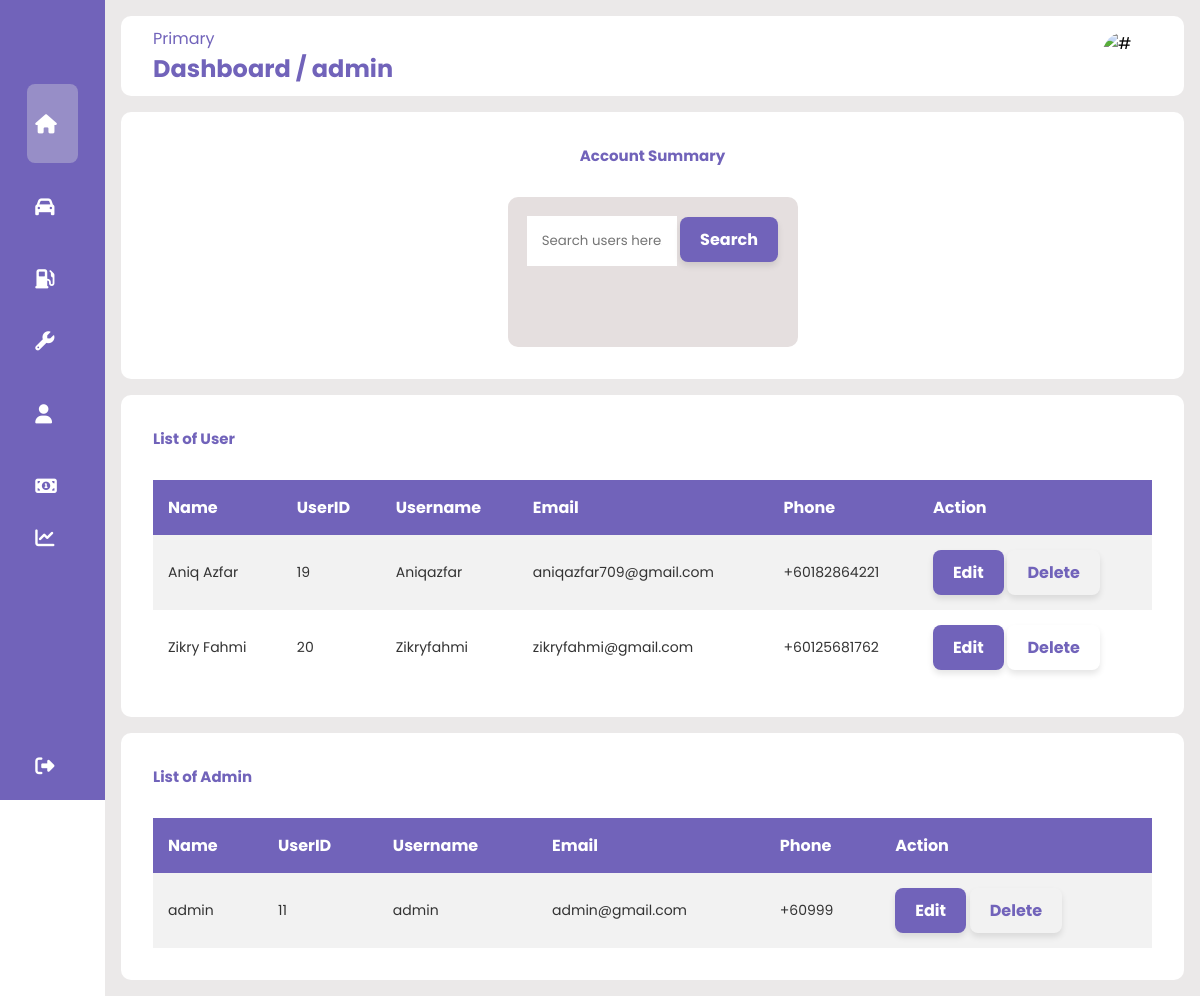
/admin.php (signed in), run on the app's committed database.
### tables this page shows
CREATE TABLE `user` (
  `UserID` int(10) NOT NULL,
  `Name` varchar(100) NOT NULL,
  `Username` varchar(30) NOT NULL,
  `Password` varchar(20) NOT NULL,
  `Email` varchar(50) NOT NULL,
  `Phone` int(11) NOT NULL,
  `usertype` varchar(10) NOT NULL
);

### admin.php (the view, shortened to what this page needs)
<?php
include 'connect.php';
$usernameee = $_SESSION['username'];
?>
<!DOCTYPE html>
<html lang="en">
<head>
    <link rel="stylesheet" href="CSSOnly/maintenancess2.css" />
    <link rel="stylesheet" href="https://cdnjs.cloudflare.com/ajax/libs/font-awesome/6.4.0/css/all.min.css">
</head>
<body>
    <div class="sidebar">
        <div class="logo"></div>
        <ul class="menu">
        <li class="active">
                <a href="admin.php">
                    <i class="fas fa-home"></i>
                </a>
            </li>
            <li class="">
                <a href="adminvehiclelist.php">
                    <i class="fas fas fa-car"></i>
                </a>
            </li>
            <li class="">
                <a href="adminfuelInfo.php">
                    <i class="fas fa-gas-pump"></i>
                </a>
            </li>
            <li class="">
                <a href="adminmaintenanceInfo.php">
                    <i class="fas fa-wrench"></i>
                </a>
            </li>
            <li class="">
                <a href="adminadduser.php">
                    <i class="fas fa-user"></i>
                </a>
            </li>
            <li class="">
                <a href="adminaddexpense.php">
                    <i class="fas fa-money-bill-alt"></i>
                </a>
            </li>
            <li class="">
                <a href="adminChart.php">
                    <i class="fas fa-chart-line"></i>
                </a>
            </li>
            <li class="logout">
                <a href="logout.php">
                    <i class="fas fa-sign-out-alt"></i>
                </a>
            </li>
        </ul>
    </div>
    <div class="main--content">
        <div class="header--wrapper">
            <div class="header--title">
                <span>Primary</span>
                <h2>Dashboard /
                <?php
                    echo htmlspecialchars($usernameee);
                ?>
                </h2>
            </div>
            <img src="assets/dProfileImage.jpg" alt="#">
        </div>
        <div class="card--container">
            <h2 class="main--title">Account Summary</h2>
            <div class="card--wrapper">
                <div class="payment--card">
                    <div class="card--header">
                        <div class="amount">
                            <span class="title">
                            <form method="POST" action="">
                        <input type="text" name="search" placeholder="Search users here..." style="width: 150px; padding: 15px;">
                        <input type="submit" value="Search" class="styled-button">
                    </form>
                            </span>
                        </div>
                    </div>
                </div>
            </div>
        </div>
                <div class="tabular--wrapper">
                    <h3 class="main--title2"> List of User</h3>
                    <div class="table-container">
                        <table>
                            <thead>
                                <tr>
                                    <th>Name</th>
                                    <th>UserID</th>
                                    <th>Username</th>
                                    <th>Email</th>
                                    <th>Phone</th>
                                    <th>Action</th>
                                </tr>
                            </thead>
                            <tbody>
                                <?php
                                $searchTerm = isset($_POST['search']) ? $_POST['search'] : '';
                                if (empty($searchTerm)) {
                                    $stmt = $conn->prepare("SELECT * FROM user WHERE usertype = 'user'");
                                } else {
                                    $stmt = $conn->prepare("SELECT * FROM user WHERE (Name LIKE ? OR Username LIKE ? OR Email LIKE ?) AND usertype = 'user'");
                                    $searchWildcard = "%$searchTerm%";
                                    $stmt->bind_param("sss", $searchWildcard, $searchWildcard, $searchWildcard);
                                }
                                $stmt->execute();
                                $userResult = $stmt->get_result();
                                if ($userResult && $userResult->num_rows > 0) {
                                    while ($row = $userResult->fetch_assoc()) {
                                        echo "<tr>
                                                <td>{$row['Name']}</td>
                                                <td>{$row['UserID']}</td>
                                                <td>{$row['Username']}</td>
                                                <td>{$row['Email']}</td>
                                                <td>+60{$row['Phone']}</td>
                                                <td>
                                                <a href='updateuserAdmin.php?updateID=" .$row['UserID']."' class='styled-button'>Edit</a>
                                                <button type='button' class='styled-button' onclick='confirmDelete(" . $row['UserID'] . ")'>Delete</button>
                                        </td>
                                              </tr>";
                                    }
                                } else {
                                    echo "<tr><td colspan='5'>No users found.</td></tr>";
                                }
                                ?>
                            </tbody>
                        </table>
                    </div>
                </div>
                <div class="tabular--wrapper">
    <h3 class="main--title2"> List of Admin</h3>
    <div class="table-container">
        <table>
            <thead>
                <tr>
                    <th>Name</th>
                    <th>UserID</th>
                    <th>Username</th>
                    <th>Email</th>
                    <th>Phone</th>
                    <th>Action</th>
                </tr>
            </thead>
            <tbody>
                <?php
                $searchTerm = isset($_POST['search']) ? $_POST['search'] : '';
                if (empty($searchTerm)) {
                    $stmt = $conn->prepare("SELECT * FROM user WHERE usertype = 'admin'");
                } else {
                    $stmt = $conn->prepare("SELECT * FROM user WHERE (Name LIKE ? OR Username LIKE ? OR Email LIKE ?) AND usertype = 'admin'");
                    $searchWildcard = "%$searchTerm%";
                    $stmt->bind_param("sss", $searchWildcard, $searchWildcard, $searchWildcard);
                }
                $stmt->execute();
                $userResult = $stmt->get_result();
                if ($userResult && $userResult->num_rows > 0) {
                    while ($row = $userResult->fetch_assoc()) {
                        $isCurrentUser = ($row['Username'] === $_SESSION['username']);
                        echo "<tr>
                                <td>{$row['Name']}</td>
                                <td>{$row['UserID']}</td>
                                <td>{$row['Username']}</td>
                                <td>{$row['Email']}</td>
                                <td>+60{$row['Phone']}</td>
                                <td>";
                        if ($isCurrentUser) {
                            echo "<a href='updateuserAdmin.php?updateID=" . $row['UserID'] . "' class='styled-button'>Edit</a>
                                  <button class='styled-button' onclick='confirmDelete(" . json_encode($row['UserID']) . ")'>Delete</button>";
                        } else {
                            echo "<span style='color: grey;'>No actions available</span>";
                        }
                        echo "</td>
                            </tr>";
                    }
                } else {
                    echo "<tr><td colspan='6'>No users found.</td></tr>";
                }
                ?>
            </tbody>
        </table>
    </div>
</div>
    </div>
</body>
</html>

### CSSOnly/maintenancess2.css (style rules this page uses)
* { margin: 0; padding: 0; border: none; outline: none; box-sizing: border-box; font-family: "Poppins", sans-serif; }
body { display: flex; }
.sidebar { position: sticky; top: 0; left: 0; bottom: 0; width: 110px; height: 100vh; padding: 0 1.7rem; color: #fff; overflow: hidden; transition: all 0.5s linear; background: rgba(113, 99, 186, 255); z-index: 100; }
.logo { height: 80px; padding: 16px; }
.menu { height: 88%; position: relative; list-style: none; padding: 0; }
.menu li { padding: 0.5rem; margin: 4px 0; border-radius: 8px; transition: all 0.5 ease-in-out; }
.menu li:hover, .active { background: #e0e0e058; }
.menu a { color: #fff; font-size: 14px; text-decoration: none; display: flex; align-items: center; gap: 1.5rem; }
.menu a i { font-size: 1.2rem; }
.logout { position: absolute; bottom: 0; left: 0; width: 100%; }
.main--content { position: relative; background: #ebe9e9; width: 100%; padding: 1rem; }
.header--wrapper img { width: 50px; height: 50px; cursor: pointer; border-radius: 50%; }
.header--wrapper { display: flex; justify-content: space-between; align-items: center; flex-wrap: wrap; background: #fff; border-radius: 10px; padding: 10px 2rem; margin-bottom: 1rem; }
.header--title { color: rgba(113, 99, 186, 255); }
.card--container { background: #fff; padding: 2rem; border-radius: 10px; width: auto; margin: 0 auto; }
.card--wrapper { display: flex; justify-content: center; align-items: center; gap: 10rem; flex-wrap: wrap; min-height: 150px; }
.main--title { text-align: center; color: rgba(113, 99, 186, 255); padding-bottom: 30px; font-size: 15px; }
.main--title2 { text-align: left; color: rgba(113, 99, 186, 255); padding-bottom: 30px; font-size: 15px; }
.payment--card { background: rgb(229, 223, 223); border-radius: 10px; padding: 1.2rem; width: 290px; height: 150px; display: flex; flex-direction: column; justify-content:space-between ; transition: all 0.5s ease-in-out; }
.card--header { display: flex; justify-content: space-between; align-items: center; margin-bottom: 20px; }
.amount { display: flex; flex-direction: column; }
.title { font-size:12px ; font-weight: 200; }
.tabular--wrapper { background: #fff; margin-top: 1rem; border-radius: 10px; padding: 2rem; }
.table-container { width: 100%; }
table { width: 100%; border-collapse: collapse; }
thead { background: rgba(113, 99, 186, 255); color: #fff; }
th { padding: 15px; text-align: left; }
tbody { background: #f2f2f2; }
td { padding: 15px; font-size: 14px; color: #333; }
tr:nth-child(even) { background: #fff; }
.table-container button { color: rgba(113, 99, 186, 255); border: none;; background: none; cursor: pointer; }
.styled-button { display: inline-block; padding: 10px 20px; text-align: center; font-size: 16px; font-weight: bold; text-decoration: none; color: white; background: rgba(113, 99, 186, 255); border: none; border-radius: 8px; box-shadow: 0 4px 6px rgba(0, 0, 0, 0.1); transition: all 0.3s ease; }

### data on the page
user: Name "Aniq Azfar", UserID "19", Username "Aniqazfar", Email "aniqazfar709@gmail.com", Phone "182864221"
user: Name "Zikry Fahmi", UserID "20", Username "Zikryfahmi", Email "zikryfahmi@gmail.com", Phone "125681762"
user: Name "admin", UserID "11", Username "admin", Email "admin@gmail.com", Phone "999"

### other printed values
$usernameee "admin"
